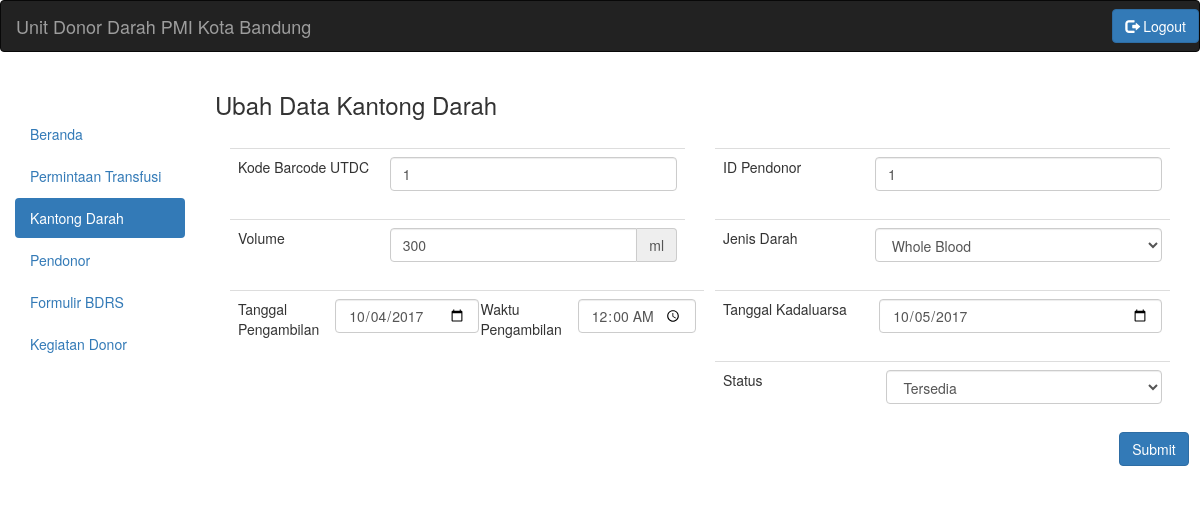
The page /petugas.php?menu=kantong_darah&action=ubah&id=1 on the database its author committed.
### tables this page shows
CREATE TABLE `kantong_darah` (
  `KODE_BARCODE` varchar(15) NOT NULL,
  `PENDONOR_ID` varchar(15) DEFAULT NULL,
  `ID_GOLONGAN_DARAH` smallint(6) DEFAULT NULL,
  `JENIS_DARAH` varchar(30) NOT NULL,
  `VOLUME_DARAH` smallint(6) DEFAULT NULL,
  `TGL_PENGAMBILAN` date DEFAULT NULL,
  `WAKTU_PENGAMBILAN` time DEFAULT NULL,
  `TGL_KADALUARSA` date DEFAULT NULL,
  `STATUS` varchar(20) NOT NULL
);

CREATE TABLE `gol_darah` (
  `ID_GOLONGAN_DARAH` smallint(6) NOT NULL,
  `GOLONGAN_DARAH` varchar(3) DEFAULT NULL,
  `JENIS_DARAH` varchar(30) DEFAULT NULL,
  `STOK_DARAH` smallint(6) DEFAULT NULL
);

### kantong_darah/ubah_kantong_darah.php (the view, shortened to what this page needs)
<?php
	$link = koneksi_db();
	$id = $_GET['id'];
	$query_kantong = "select * from kantong_darah where kode_barcode='$id'";
	$result_kantong = mysqli_query($link,$query_kantong);
	$data_kantong = mysqli_fetch_array($result_kantong);
	$query_darah = "select * from gol_darah where id_golongan_darah='".$data_kantong['ID_GOLONGAN_DARAH']."'";
	$result_darah = mysqli_query($link,$query_darah);
	$data_darah = mysqli_fetch_array($result_darah);
?>
<form action="kantong_darah/proses_ubah_kantong_darah.php?id=<?php echo $id;?>" enctype="multipart/form-data" method="post">
	<h3>Ubah Data Kantong Darah</h3><br>
	<div class="col-md-6">
		<table class="table">
			<tr>
				<td class="col-md-2">
					Kode Barcode UTDC
				</td>
				<td class="col-md-4">
					<input type="text" required name="kode_barcode" class="form-control" value="<?php echo $data_kantong['KODE_BARCODE'];?>">
				</td>
			</tr>
		</table>
	</div>
	<div class="col-md-6">
		<table class="table">
			<tr>
				<td class="col-md-2">
					ID Pendonor
				</td>
				<td class="col-md-4">
					<input type="text" class="typeahead form-control" required="required" name="id_pendonor" value="<?php echo $data_kantong['PENDONOR_ID'];?>">
				</td>
			</tr>
		</table>
	</div>
	<div class="col-md-6">
		<table class="table">
			<tr>
				<td class="col-md-2">
					Volume
				</td>
				<td class="col-md-4">
				<div class="input-group">
					<input type="text" required name="volume" class="form-control" value="<?php echo $data_kantong['VOLUME_DARAH'];?>"><div class="input-group-addon">ml</div>
					</div>
				</td>
			</tr>
		</table>
	</div>
	<div class="col-md-6">
	<table class="table">
		<tr>
		<td class="col-md-2">
			Jenis Darah
		</td>
		<td class="col-md-4">
			<select name="jenis_darah" class="form-control">
				<option value="Whole Blood" <?php if($data_darah['JENIS_DARAH']=="Whole Blood") echo 'selected="selected"'; ?>>Whole Blood</option>
			</select>
		</td>
	</tr>
	</table>
</div>
	<div class="col-md-3">
		<table class="table">
			<tr>
				<td class="col-md-1">
					Tanggal Pengambilan
				</td>
				<td class="col-md-2">
					<input type="date" required name="tanggal_pengambilan" class="form-control" value="<?php echo $data_kantong['TGL_PENGAMBILAN'];?>">
				</td>
			</tr>
		</table>
	</div>
	<div class="col-md-3">
		<table class="table">
			<tr>
				<td class="col-md-1">
					Waktu Pengambilan
				</td>
				<td class="col-md-2">
					<input type="time" required name="waktu_pengambilan" class="form-control" value="<?php echo $data_kantong['WAKTU_PENGAMBILAN'];?>">
				</td>
			</tr>
		</table>
	</div>
	<div class="col-md-6">
		<table class="table">
			<tr>
				<td class="col-md-2">
					Tanggal Kadaluarsa
				</td>
				<td class="col-md-4">
					<input type="date" required name="tanggal_kadaluarsa" class="form-control" value="<?php echo $data_kantong['TGL_KADALUARSA'];?>">
				</td>
			</tr>
		</table>
	</div>
	<div class="col-md-6">
	<table class="table">
		<tr>
		<td class="col-md-1">
			Status
		</td>
		<td class="col-md-2">
			<select name="status" class="form-control">
				<option value="tersedia" <?php if($data_kantong['STATUS']=="tersedia") echo 'selected="selected"'; ?>>Tersedia</option>
			</select>
		</td>
	</tr>
	</table>
</div>
	<div class="col-md-11"></div>
	<div class="col-md-1">
		<input type="submit" name="submit" class="btn btn-primary" value="Submit"><br>
		<br>
</form>

### rows shown on the page
kantong_darah: kode_barcode "1", id_pendonor "1", volume "300", tanggal_pengambilan "10/04/2017", waktu_pengambilan "00:00:00", tanggal_kadaluarsa "10/05/2017", status "Tersedia"
gol_darah: jenis_darah "Whole Blood"
